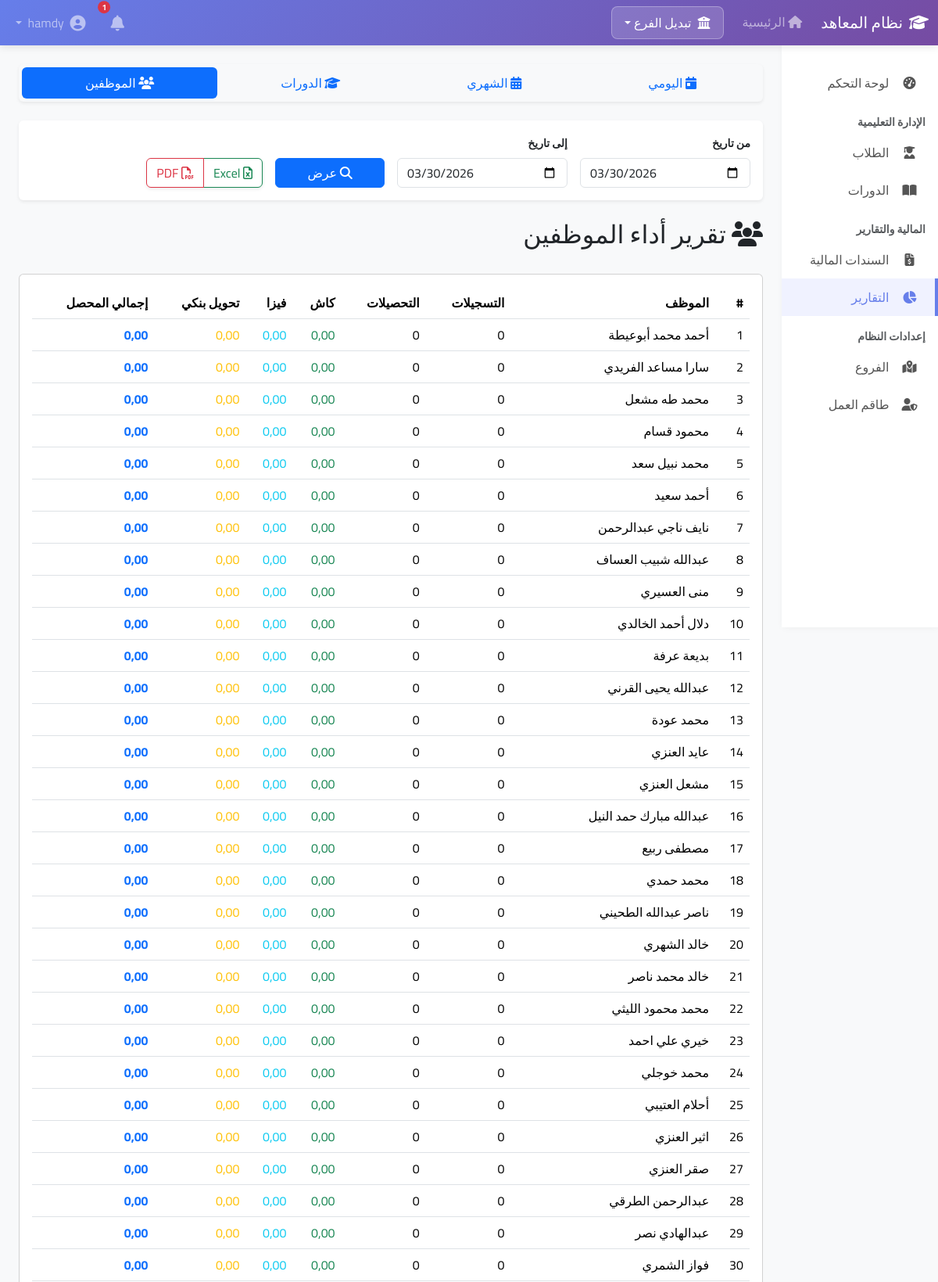
The app's page /reports/employees/ (signed in, upper part) with its own data.
### accounts/models.py (models this page shows, shortened)
class User(AbstractUser):
    USER_TYPE_CHOICES = [
        ('admin', 'مدير النظام'),
        ('branch_manager', 'مدير فرع'),
        ('employee', 'موظف'),
        ('regional_manager', 'مدير إقليمي'),  # إضافة هذا النوع
        ('accountant', 'محاسب'),
    ]
    user_type = models.CharField(max_length=20, choices=USER_TYPE_CHOICES, default='employee', verbose_name='نوع المستخدم')
    branch = models.ForeignKey(Branch, on_delete=models.SET_NULL, null=True, blank=True, verbose_name='الفرع')
    managed_branches = models.ManyToManyField(Branch, blank=True, related_name='regional_managers',
                                             verbose_name='الفروع التي يديرها')
    phone = models.CharField(max_length=20, blank=True, verbose_name='رقم الهاتف')
    is_active = models.BooleanField(default=True, verbose_name='نشط')
    created_at = models.DateTimeField(auto_now_add=True, verbose_name='تاريخ الإنشاء')
    class Meta:
        verbose_name = 'مستخدم'
        verbose_name_plural = 'المستخدمين'

### reports/views.py (the view, shortened to what this page needs)
# urls.py: path('employees/', views.employees_report, name='employees_report'),
@login_required
@permission_required('accounts.view_user', raise_exception=True)
def employees_report(request):
    start_date_str = request.GET.get('start_date')
    end_date_str = request.GET.get('end_date')
    today = date.today()
    start_date = datetime.strptime(start_date_str, '%Y-%m-%d').date() if start_date_str else today
    end_date = datetime.strptime(end_date_str, '%Y-%m-%d').date() if end_date_str else today
    visible_branches = get_visible_branches(request.user)
    employees = User.objects.filter(branch__in=visible_branches, is_active=True)
    employees_data = []
    for emp in employees:
        stats = Income.objects.filter(
            collected_by=emp,
            date__range=[start_date, end_date]
        ).aggregate(
            total=Sum('amount'),
            reg_count=Count('id', filter=Q(income_type='registration')),
            ins_count=Count('id', filter=Q(income_type='installment')),
            cash=Sum('amount', filter=Q(payment_method='cash')),
            visa=Sum('amount', filter=Q(payment_method='visa')),
            bank=Sum('amount', filter=Q(payment_method='bank_transfer'))
        )
        employees_data.append({
            'employee': emp,
            'total_collected': stats['total'] or 0,
            'registrations_count': stats['reg_count'] or 0,
            'installments_count': stats['ins_count'] or 0,
            'cash_collected': stats['cash'] or 0,
            'visa_collected': stats['visa'] or 0,
            'bank_collected': stats['bank'] or 0,
        })
    export_type = request.GET.get('export')
    context = {
        'employees_data': employees_data,
        'start_date': start_date,
        'end_date': end_date,
    }
    return render(request, 'reports/employees_report.html', context)

### reports/views.py (called while the page is built)
def get_visible_branches(user):
    if user.is_superuser or user.user_type == 'admin':
        return Branch.objects.filter(is_active=True)
    elif user.user_type == 'regional_manager':
        return user.managed_branches.all()
    else:
        return Branch.objects.filter(id=user.branch_id) if user.branch else Branch.objects.none()

### templates/reports/employees_report.html (shortened to what this page needs)
{% extends 'base.html' %}
{% block content %}
<ul class="nav nav-pills nav-fill mb-4 p-1 bg-light rounded shadow-sm">
    <li class="nav-item">
        <a class="nav-link {% if 'daily' in request.path %}active{% endif %}" href="{% url 'reports:daily_report' %}"><i class="fas fa-calendar-day"></i> اليومي</a>
    </li>
    <li class="nav-item">
        <a class="nav-link {% if 'monthly' in request.path %}active{% endif %}" href="{% url 'reports:monthly_report' %}"><i class="fas fa-calendar-alt"></i> الشهري</a>
    </li>
    <li class="nav-item">
        <a class="nav-link {% if 'courses' in request.path %}active{% endif %}" href="{% url 'reports:courses_report' %}"><i class="fas fa-graduation-cap"></i> الدورات</a>
    </li>
    <li class="nav-item">
        <a class="nav-link {% if 'employees' in request.path %}active{% endif %}" href="{% url 'reports:employees_report' %}"><i class="fas fa-users"></i> الموظفين</a>
    </li>
</ul>
<div class="card border-0 shadow-sm mb-4">
    <div class="card-body">
        <form method="get" class="row g-3 align-items-end">
            <div class="col-md-3">
                <label class="form-label small fw-bold">من تاريخ</label>
                <input type="date" name="start_date" class="form-control" value="{{ start_date|date:'Y-m-d' }}">
            </div>
            <div class="col-md-3">
                <label class="form-label small fw-bold">إلى تاريخ</label>
                <input type="date" name="end_date" class="form-control" value="{{ end_date|date:'Y-m-d' }}">
            </div>
            <div class="col-md-2">
                <button type="submit" class="btn btn-primary w-100">
                    <i class="fas fa-search"></i> عرض
                </button>
            </div>
            <div class="col-md-4 text-start">
                <div class="btn-group shadow-sm">
                    <a href="?export=excel&start_date={{request.GET.start_date}}&end_date={{request.GET.end_date}}" class="btn btn-outline-success">
                        <i class="far fa-file-excel"></i> Excel
                    </a>
                    <a href="?export=pdf&start_date={{request.GET.start_date}}&end_date={{request.GET.end_date}}" class="btn btn-outline-danger">
                        <i class="far fa-file-pdf"></i> PDF
                    </a>
                </div>
            </div>
        </form>
    </div>
</div>
<div class="d-flex justify-content-between align-items-center mb-4">
    <h2><i class="fas fa-users"></i> تقرير أداء الموظفين</h2>
</div>
<div class="card">
    <div class="card-body">
        <div class="table-responsive">
            <table class="table table-hover">
                <thead>
                    <tr>
                        <th>#</th>
                        <th>الموظف</th>
                        <th>التسجيلات</th>
                        <th>التحصيلات</th>
                        <th>كاش</th>
                        <th>فيزا</th>
                        <th>تحويل بنكي</th>
                        <th>إجمالي المحصل</th>
                    </tr>
                </thead>
                <tbody>
                    {% for data in employees_data %}
                    <tr>
                        <td>{{ forloop.counter }}</td>
                        <td>{{ data.employee.get_full_name|default:data.employee.username }}</td>
                        <td>{{ data.registrations_count }}</td>
                        <td>{{ data.installments_count }}</td>
                        <td class="text-success">{{ data.cash_collected|floatformat:2 }}</td>
                        <td class="text-info">{{ data.visa_collected|floatformat:2 }}</td>
                        <td class="text-warning">{{ data.bank_collected|floatformat:2 }}</td>
                        <td class="fw-bold text-primary">{{ data.total_collected|floatformat:2 }}</td>
                    </tr>
                    {% endfor %}
                </tbody>
            </table>
        </div>
    </div>
</div>
{% endblock %}

### templates/base.html (style rules this page uses)
* { font-family: 'Cairo', sans-serif; }
body { background-color: #f8f9fa; overflow-x: hidden; }

### records on screen
User: employee.get_full_name "أحمد محمد أبوعيطة", registrations_count "0", installments_count "0", cash_collected "0,00", visa_collected "0,00", bank_collected "0,00", total_collected "0,00"
User: employee.get_full_name "سارا مساعد الفريدي", registrations_count "0", installments_count "0", cash_collected "0,00", visa_collected "0,00", bank_collected "0,00", total_collected "0,00"
User: employee.get_full_name "محمد طه مشعل", registrations_count "0", installments_count "0", cash_collected "0,00", visa_collected "0,00", bank_collected "0,00", total_collected "0,00"
User: employee.get_full_name "محمود قسام", registrations_count "0", installments_count "0", cash_collected "0,00", visa_collected "0,00", bank_collected "0,00", total_collected "0,00"
User: employee.get_full_name "محمد نبيل سعد", registrations_count "0", installments_count "0", cash_collected "0,00", visa_collected "0,00", bank_collected "0,00", total_collected "0,00"
User: employee.get_full_name "أحمد سعيد", registrations_count "0", installments_count "0", cash_collected "0,00", visa_collected "0,00", bank_collected "0,00", total_collected "0,00"
User: employee.get_full_name "نايف ناجي عبدالرحمن", registrations_count "0", installments_count "0", cash_collected "0,00", visa_collected "0,00", bank_collected "0,00", total_collected "0,00"
User: employee.get_full_name "عبدالله شبيب العساف", registrations_count "0", installments_count "0", cash_collected "0,00", visa_collected "0,00", bank_collected "0,00", total_collected "0,00"
User: employee.get_full_name "منى العسيري", registrations_count "0", installments_count "0", cash_collected "0,00", visa_collected "0,00", bank_collected "0,00", total_collected "0,00"
User: employee.get_full_name "دلال أحمد الخالدي", registrations_count "0", installments_count "0", cash_collected "0,00", visa_collected "0,00", bank_collected "0,00", total_collected "0,00"
User: employee.get_full_name "بديعة عرفة", registrations_count "0", installments_count "0", cash_collected "0,00", visa_collected "0,00", bank_collected "0,00", total_collected "0,00"
User: employee.get_full_name "عبدالله يحيى القرني", registrations_count "0", installments_count "0", cash_collected "0,00", visa_collected "0,00", bank_collected "0,00", total_collected "0,00"
User: employee.get_full_name "محمد عودة", registrations_count "0", installments_count "0", cash_collected "0,00", visa_collected "0,00", bank_collected "0,00", total_collected "0,00"
User: employee.get_full_name "عايد العنزي", registrations_count "0", installments_count "0", cash_collected "0,00", visa_collected "0,00", bank_collected "0,00", total_collected "0,00"
User: employee.get_full_name "مشعل العنزي", registrations_count "0", installments_count "0", cash_collected "0,00", visa_collected "0,00", bank_collected "0,00", total_collected "0,00"
User: employee.get_full_name "عبدالله مبارك حمد النيل", registrations_count "0", installments_count "0", cash_collected "0,00", visa_collected "0,00", bank_collected "0,00", total_collected "0,00"
User: employee.get_full_name "مصطفى ربيع", registrations_count "0", installments_count "0", cash_collected "0,00", visa_collected "0,00", bank_collected "0,00", total_collected "0,00"
User: employee.get_full_name "محمد حمدي", registrations_count "0", installments_count "0", cash_collected "0,00", visa_collected "0,00", bank_collected "0,00", total_collected "0,00"
User: employee.get_full_name "ناصر عبدالله الطحيني", registrations_count "0", installments_count "0", cash_collected "0,00", visa_collected "0,00", bank_collected "0,00", total_collected "0,00"
User: employee.get_full_name "خالد الشهري", registrations_count "0", installments_count "0", cash_collected "0,00", visa_collected "0,00", bank_collected "0,00", total_collected "0,00"
User: employee.get_full_name "خالد محمد ناصر", registrations_count "0", installments_count "0", cash_collected "0,00", visa_collected "0,00", bank_collected "0,00", total_collected "0,00"
User: employee.get_full_name "محمد محمود الليثي", registrations_count "0", installments_count "0", cash_collected "0,00", visa_collected "0,00", bank_collected "0,00", total_collected "0,00"
User: employee.get_full_name "خيري علي احمد", registrations_count "0", installments_count "0", cash_collected "0,00", visa_collected "0,00", bank_collected "0,00", total_collected "0,00"
User: employee.get_full_name "محمد خوجلي", registrations_count "0", installments_count "0", cash_collected "0,00", visa_collected "0,00", bank_collected "0,00", total_collected "0,00"
User: employee.get_full_name "أحلام العتيبي", registrations_count "0", installments_count "0", cash_collected "0,00", visa_collected "0,00", bank_collected "0,00", total_collected "0,00"
User: employee.get_full_name "اثير العنزي", registrations_count "0", installments_count "0", cash_collected "0,00", visa_collected "0,00", bank_collected "0,00", total_collected "0,00"
User: employee.get_full_name "صقر العنزي", registrations_count "0", installments_count "0", cash_collected "0,00", visa_collected "0,00", bank_collected "0,00", total_collected "0,00"
User: employee.get_full_name "عبدالرحمن الطرقي", registrations_count "0", installments_count "0", cash_collected "0,00", visa_collected "0,00", bank_collected "0,00", total_collected "0,00"
User: employee.get_full_name "عبدالهادي نصر", registrations_count "0", installments_count "0", cash_collected "0,00", visa_collected "0,00", bank_collected "0,00", total_collected "0,00"
User: employee.get_full_name "فواز الشمري", registrations_count "0", installments_count "0", cash_collected "0,00", visa_collected "0,00", bank_collected "0,00", total_collected "0,00"
